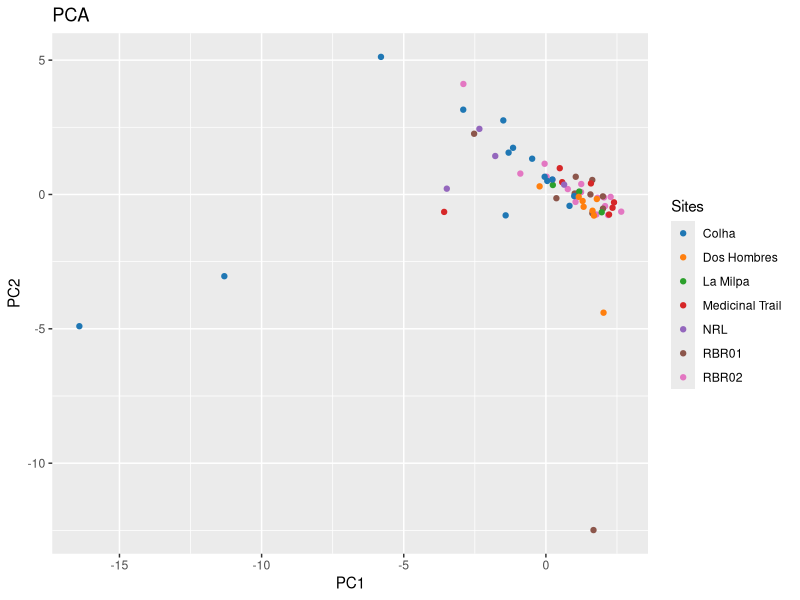

Write the R code that produced this figure. (Note: this script raises an error after producing the figure.)
#install packages if not already installed 
if (!require(dbscan)) install.packages("dbscan", dependencies = TRUE)
if (!require(ggplot2)) install.packages("ggplot2", dependencies = TRUE)
if (!require(dplyr)) install.packages("dplyr", dependencies = TRUE)


# Load necessary libraries
library(dbscan)  # For LOF
library(ggplot2)  # For plotting
library(dplyr) # For grouping and data manipulation
library(readxl)
library(Rtsne)

###PCA
# Load the geochemical dataset
optimalfeatures_artifacts <- read.csv("LAICPMS Data/artifacts_optimal_features.csv")

#remove non numeric data before running PCA
numeric_artifacts <- optimalfeatures_artifacts[, sapply(optimalfeatures_artifacts, is.numeric)]

print(numeric_artifacts )

## PCA of raw data, no outliers removed 
# Apply PCA to reduce dimensionality
pca_result_artifact <- prcomp(numeric_artifacts , scale. = TRUE)  # Exclude 'group' column
pca_data_artifact <- as.data.frame(pca_result_artifact$x)


#plot the first two PC of original data
pca_data_artifact <- as.data.frame(pca_result_artifact$x)
ggplot(pca_data_artifact, aes(x = PC1, y = PC2)) +
  geom_point(alpha = 1, aes(color = optimalfeatures_artifacts$Group)) +
  labs(title = "PCA", x = "PC1", y = "PC2", color = "Sites") +
  scale_color_manual(values = c(
    "#1f77b4", "#ff7f0e", "#2ca02c", "#d62728", "#9467bd", "#8c564b", "#e377c2", "#7f7f7f", "#bcbd22", "#17becf", "#f07b47", "#ffb6c1", "#42f48b", "#e0d500", "#756e56", "#dd5f9b", 
    "#62a9d3", "#ff8b8b", "#c9ffcc", "#a3ffb3", "#1f6e66", "#f2993c", "#6a2d92"))


##t-SNE
# Select only numeric columns
print(numeric_artiafcts)

# Scale the numeric columns
numeric_artiafcts_scaled <- scale(numeric_artifacts)

nrow(numeric_artiafcts_scaled)

# Apply t-SNE to the scaled data (e.g., reducing to 2 dimensions)
tsne_artifacts <- Rtsne(numeric_artiafcts_scaled, dims = 3, perplexity = 5, pca = T, check_duplicates = F)

# Extract the t-SNE results (coordinates in 2D)
tsne_data_artifacts <- tsne_artifacts$Y

# Assuming you have a 'location' column or outlier info in your data
# Create a data frame for the results
tsne_artifacts <- data.frame(tsne_data_artifacts, Location = optimalfeatures_artifacts$Group)
print(tsne_artifacts)

# Plot the results using ggplot2
library(ggplot2)
library(viridis)

ggplot(tsne_artifacts, aes(x = X1, y=X2, color= Location)) +
  geom_point(size = 2) +
  scale_color_viridis(discrete = TRUE, option = "c") +
  labs(title = "t-SNE Visualization of artifact Data",
       caption = "Optimal Features. Perplexity set to 5",
       x = "t-SNE Dimension 1",
       y = "t-SNE Dimension 2",
       color = "Sites") +
  theme_grey()
